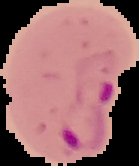
#> input picture cell_images/Parasitized/C101P62ThinF_IMG_20150918_155731_cell_63.png, 139 x 166 px; its folder holds 4 pictures in this run
$ python test_networks.py
#> lines starting #> are read from the running program, lines starting #| are printed output that depends on the picture
#import the neural network and other libraries
import cv2
import numpy as np
import networks as nn
import os
from sklearn.model_selection import train_test_split
from sklearn.utils import shuffle
from sklearn.datasets import fetch_openml
from sklearn.datasets import load_iris


def neural_network(dataset):

    if dataset == "iris":
        '''
        Iris Dataset:

        Training Validation: accuracy: 0.975, loss = 0.059
        Testing Validation: accuracy: 0.967, loss: 0.065

        '''
        X, y = load_iris(return_X_y=True)
        #split the images
        X, X_test, y, y_test = train_test_split(X, y, test_size=0.2, random_state=42)
        #Ensure shape matches the input for the neural network (#of samples, #of features)
        print(X.shape)
        #Shuffle to optimize training and learning
        X, y = shuffle(X, y, random_state=42)
        #Ensure the class distribution is as equal as possible to prevent the model from 'memorizing' which label is most often correct
        print("Class distribution:", np.bincount(y))

        model = nn.Model()

        model.add(nn.Layer_Dense(4, 128))
        model.add(nn.Activation_ReLU())
        model.add(nn.Layer_Dropout(0.05))
        model.add(nn.Layer_Dense(128, 128))
        model.add(nn.Activation_ReLU())
        model.add(nn.Layer_Dense(128, 3))
        model.add(nn.Activation_Softmax())


        model.set(
            loss = nn.Loss_CategoricalCrossentropy(),
            optimizer=nn.Optimizer_Adam(decay=1e-6),
            accuracy = nn.Accuracy_Categorical()
        )

        model.finalize()

        model.train(X, y, validation_data=(X_test, y_test), epochs = 30, batch_size = 32, print_every = 100)

        model.evaluate(X, y)


    elif dataset == "mnist":
        '''
        MNIST Dataset

        Training validation: accuracy: 0.941, loss: 0.196
        Testing validation:  accuracy: 0.925, loss:0.276
        '''
        mnist = fetch_openml('mnist_784', version=1)
        X, y = mnist["data"], mnist["target"].astype(np.uint8)
        #split the images
        X, X_test, y, y_test = train_test_split(X, y, test_size=0.2, random_state=42)

        #56000 samples with shapes of 784
        print(X.shape)

        X, y = shuffle(X, y, random_state=42)
        #[5560 6277 5610 5708 5529 5040 5480 5790 5468 5538] class dist
        print("Class distribution:", np.bincount(y))

        model = nn.Model()

        model.add(nn.Layer_Dense(784, 256))
        model.add(nn.Activation_ReLU())
        #model.add(nn.Layer_Dropout(0.05))
        model.add(nn.Layer_Dense(256, 256))
        model.add(nn.Activation_ReLU())
        model.add(nn.Layer_Dense(256, 10))
        model.add(nn.Activation_Softmax())


        model.set(
            loss = nn.Loss_CategoricalCrossentropy(),
            optimizer=nn.Optimizer_Adam(decay=1e-6),
            accuracy = nn.Accuracy_Categorical()
        )

        model.finalize()

        model.train(X, y, validation_data=(X_test, y_test), epochs = 30, batch_size = 128, print_every = 100)

        model.evaluate(X, y)

    elif dataset == "malaria":
        '''
        Malaria Dataset:

        Training validation: accuracy: 0.653   loss: 0.626
        Testing validation:  accuracy: 0.674    loss: 0.602
        '''

        WIDTH = 64
        HEIGHT = 64
        def resize_image(image):
            #simply scale the image down to fit 100 by 100 and pad
            #if necessary
            image_h, image_w = image.shape[:2]
            scale = WIDTH / max(image_h, image_w)
            scaled_h, scaled_w = int(image_h * scale), int(image_w * scale)
            resized = cv2.resize(image, (scaled_w,scaled_h))

            square = np.zeros((WIDTH, HEIGHT), dtype = np.uint8)
            x_center = (WIDTH - scaled_w)//2
            y_center = (WIDTH - scaled_h)//2

            square[y_center:y_center+scaled_h, x_center:x_center+scaled_w] = resized

            return square

        def load_images(folder, label):
            images = []
            labels = []
            for image_path in os.listdir(folder):
                image = cv2.imread(os.path.join(folder, image_path), cv2.IMREAD_GRAYSCALE)
                if image is not None:
                    image = resize_image(image)
                    image = image.astype(np.float32) / 255.0
                    images.append(image)
                    labels.append(label)
            return images, labels

        parasitized_images, parasitized_labels = load_images('cell_images/Parasitized', 1)
        uninfected_images, uninfected_labels = load_images('cell_images/Uninfected',0)

        images = parasitized_images + uninfected_images
        classes = parasitized_labels + uninfected_labels

        #turn into numpy arrays
        images = np.array(images)

        classes = np.array(classes).astype('uint8')
        #flatten since the nn takes in a 1D array
        images= images.reshape(images.shape[0], -1)

        #split the images
        X, X_test, y, y_test = train_test_split(images, classes, test_size=0.2, random_state=42)

        #print(X.shape)
        #print(X.min(), X.max())

        X, y = shuffle(X, y, random_state=42)
        print("Class distribution:", np.bincount(y))

        model = nn.Model()

        model.add(nn.Layer_Dense(4096, 512))
        model.add(nn.Activation_ReLU())
        model.add(nn.Layer_Dropout(0.05))
        model.add(nn.Layer_Dense(512, 512))
        model.add(nn.Activation_ReLU())
        model.add(nn.Layer_Dense(512, 2))
        model.add(nn.Activation_Softmax())


        model.set(
            loss = nn.Loss_CategoricalCrossentropy(),
            optimizer=nn.Optimizer_Adam(decay=1e-6),
            accuracy = nn.Accuracy_Categorical()
        )

        model.finalize()

        model.train(X, y, validation_data=(X_test, y_test), epochs = 15, batch_size = 128, print_every = 100)

        model.evaluate(X, y)


neural_network("malaria")
#> in load_images, `image = cv2.imread(os.path.join(folder, image_path), cv2.IMREAD_GRAYSC..`:
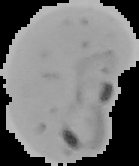
#> image: shape (166, 139); min 0, max 190, mean 117.5
#> in resize_image, `resized = cv2.resize(image, (scaled_w,scaled_h))`:
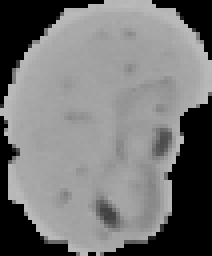
#> resized: shape (64, 53) (shown 4 times larger); min 0, max 188, mean 118.1
#> in resize_image, `square[y_center:y_center+scaled_h, x_center:x_center+scaled_w] = resized`:
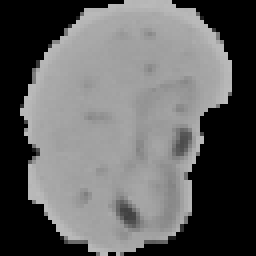
#> square: shape (64, 64) (shown 4 times larger); min 0, max 188, mean 97.8
#> pass 2 of the loop in load_images, `for image_path in os.listdir(folder):`:
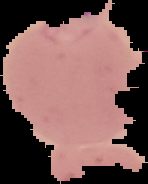
#> input picture cell_images/Parasitized/C101P62ThinF_IMG_20150923_165215_cell_14.png, 148 x 184 px
#> in load_images, `image = cv2.imread(os.path.join(folder, image_path), cv2.IMREAD_GRAYSC..`:
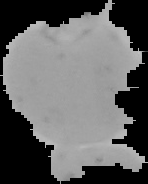
#> image: shape (184, 148); min 0, max 193, mean 97.6
#> resized: shape (64, 51)
#> in resize_image (call 2), `square[y_center:y_center+scaled_h, x_center:x_center+scaled_w] = resized`:
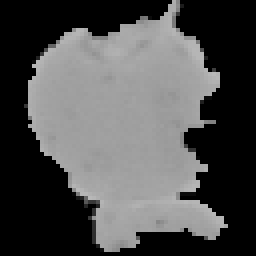
#> square: shape (64, 64) (shown 4 times larger); min 0, max 185, mean 78.8
#> pass 3 of the loop in load_images, `for image_path in os.listdir(folder):`:
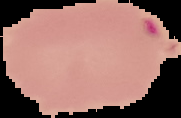
#> input picture cell_images/Parasitized/C105P66ThinF_IMG_20150924_095716_cell_113.png, 181 x 118 px
#> in load_images, `image = cv2.imread(os.path.join(folder, image_path), cv2.IMREAD_GRAYSC..`:
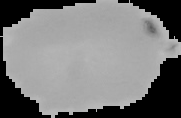
#> image: shape (118, 181); min 0, max 189, mean 121.3
#> resized: shape (41, 64)
#> in resize_image (call 3), `square[y_center:y_center+scaled_h, x_center:x_center+scaled_w] = resized`:
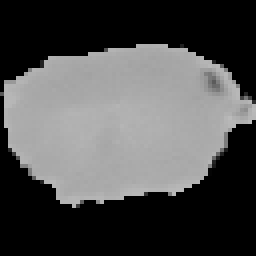
#> square: shape (64, 64) (shown 4 times larger); min 0, max 186, mean 78.3
#> the loop made 4 passes; the first 3 are shown
#> (the run stopped early here; a loop or call above may not have finished)
